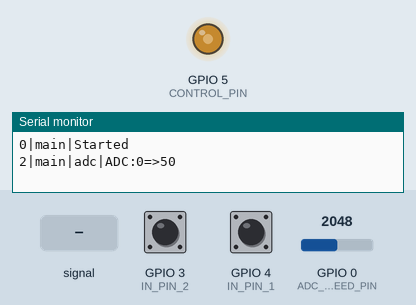
Recording of a program running on a simulated ESP32-C3. On the bench: output pins drawn as LEDs (lit = HIGH), the last lines printed to the serial monitor. The test bench sets the inputs (shaded band); at power-on: GPIO 0 (ADC_MOTOR_SPEED_PIN) = 2048, GPIO 3 (IN_PIN_2) HIGH, GPIO 4 (IN_PIN_1) HIGH (analog values on the 0–4095 scale).

Above: at 1.2 s.
1.3 s: GPIO 0 (ADC_MOTOR_SPEED_PIN) fed a 200 Hz sine of ±327 counts around its level
4.3 s: GPIO 0 (ADC_MOTOR_SPEED_PIN) set to 3603
At 5.8 s:
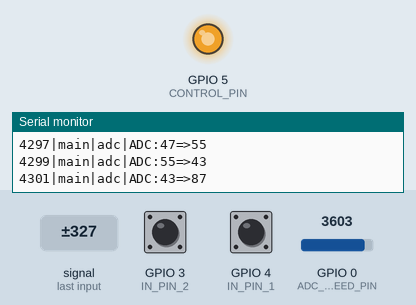
6.5 s: GPIO 0 (ADC_MOTOR_SPEED_PIN) set to 491
At 6.9 s:
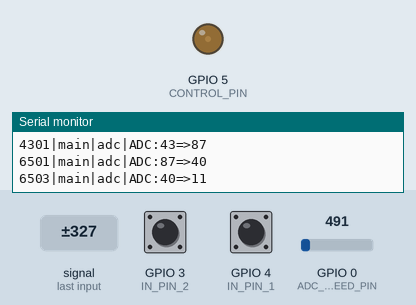
9.5 s: GPIO 3 (IN_PIN_2) pulled LOW for 1 s
12.0 s: GPIO 4 (IN_PIN_1) pulled LOW for 0.15 s
At 13.4 s:
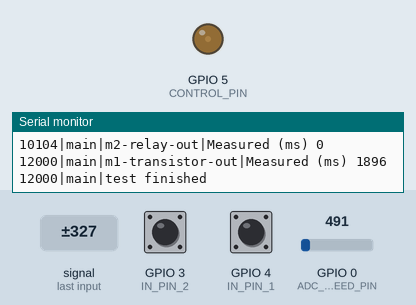
Timing chart, 0 to 14.6 s (numbered marks = the images above; inputs shaded):
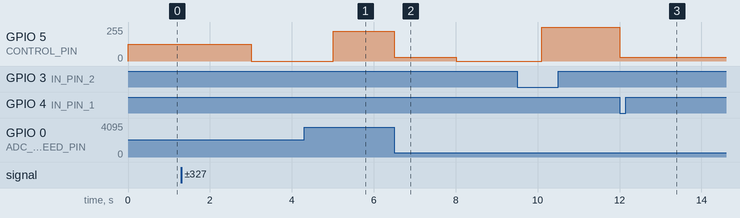

Measured:
- after the input at 4.3 s, GPIO 5 (CONTROL_PIN): 0/255 → 222/255 after 0.71 s
- after the input at 6.5 s, GPIO 5 (CONTROL_PIN): 222/255 → 28/255 at once, → 0/255 1.5 s later
- after the input at 12.0 s, GPIO 5 (CONTROL_PIN): 255/255 → 28/255 at once

The program:

main.cpp
```cpp
#include <Arduino.h>
#include <LoopTracker.h>
#include <hardware/Debug.h>
#include <hardware/PWM.h>
#include <DelayMeasure.h>
#include <hardware/ADC.h>
#include <MotorController.h>
#pragma region PINS
constexpr uint8_t CONTROL_PIN = 5;
constexpr uint8_t IN_PIN_1 = 4;
constexpr uint8_t IN_PIN_2 = 3;
constexpr uint8_t ADC_MOTOR_SPEED_PIN = 0;
#pragma endregion

Debug dbg("main");
PWM motors(CONTROL_PIN, dbg.Scoped("control", NONE_LEVEL));
DelayMeasure measure1(IN_PIN_1, LOW, dbg.Scoped("m1-transistor-out"));
DelayMeasure measure2(IN_PIN_2, LOW, dbg.Scoped("m2-relay-out"));
ADC adc(ADC_MOTOR_SPEED_PIN, 12, dbg.Scoped("adc"), 5);

MotorController motorsController(motors, adc, measure1, measure2, dbg);

void setup()
{
  Serial.begin(115200);
  adc.init();
  motors.init();
  measure1.init();
  measure2.init();
  motorsController.begin();
  dbg.print("Started");
}

void loop()
{
  static LoopTracker loopTracker(dbg.Scoped("loop"));
  loopTracker.loopStart();

  motorsController.tick();

  loopTracker.loopEnd();
}
```

DelayMeasure.h
```cpp
#pragma once
#include <Arduino.h>
#include <hardware/Debug.h>

class DelayMeasure
{
  ulong _tick;
  uint8_t _pin;
  int _awaitingValue;
  Debug &dbg;

public:
  DelayMeasure(uint8_t pin, int awaitingValue, Debug &dbg) : _pin(pin), _awaitingValue(awaitingValue), dbg(dbg)
  {
  }

  void init()
  {
    pinMode(_pin, _awaitingValue == LOW ? INPUT_PULLUP : INPUT_PULLDOWN);
  }

  bool isCompleted()
  {
    return _tick == 0;
  }

  void checkBeforeStart()
  {
    if (digitalRead(_pin) == _awaitingValue)
    {
      dbg.print("ERR: not expected value before start");
    }
  }

  void onStart()
  {
    _tick = millis();
  }

  void tick()
  {
    if (_tick > 0)
    {
      if (digitalRead(_pin) == _awaitingValue)
      {
        auto elapsed = millis() - _tick;
        dbg.print("Measured (ms) " + String(elapsed));
        _tick = 0;
      }
    }
  }
};
```

LoopTracker.h
```cpp
#pragma once
#include <Arduino.h>
#include <hardware/Debug.h>
#include <Config.h>

class LoopTracker
{
    uint32_t i = 0;
    bool track = false;
    uint32_t startedAt = 0;
    Debug &dbg;

public:
    LoopTracker(Debug &dbg) : dbg(dbg)
    {
    }
    void loopStart()
    {
        if (i == 0)
            startedAt = millis();
        i++;
        track = i % Config::LOOP_TRACK_ITERATIONS == 0;
    }

    void loopEnd()
    {
        if (track)
        {
            uint32_t now = millis();
            auto elapsed = now - startedAt;
            dbg.print(String(elapsed) + "ms / " + String(Config::LOOP_TRACK_ITERATIONS) + " iters");
            startedAt = now;
        }
    }
};
```

MotorController.h
```cpp
#pragma once
#include <Arduino.h>
#include <Config.h>
#include <hardware/PWM.h>
#include <hardware/Debug.h>
#include <hardware/ADC.h>
#include <DelayMeasure.h>

class MotorController
{
    enum class State : uint8_t { MotorsOn, MotorsOff, Testing };

    PWM &_motors;
    ADC &_adc;
    DelayMeasure &_m1;
    DelayMeasure &_m2;
    Debug &_dbg;
    State _state = State::MotorsOn;
    uint32_t _stateAt = 0;
    ulong _lastTestAt = 0;
    bool _testMeasuring = false;

    void transition(State next)
    {
        _state = next;
        _stateAt = millis();
    }

public:
    MotorController(PWM &motors, ADC &adc, DelayMeasure &m1, DelayMeasure &m2, Debug &dbg)
        : _motors(motors), _adc(adc), _m1(m1), _m2(m2), _dbg(dbg) {}

    void begin()
    {
        _motors.on();
        _lastTestAt = millis();
        transition(State::MotorsOn);
    }

    void tick()
    {
        uint32_t now = millis();

        if (_state != State::Testing)
            _motors.power(_adc.percent());

        if (_state != State::Testing && now - _lastTestAt >= Config::RUN_TEST_EVERY_MS)
        {
            _dbg.print("running test");
            _motors.off();
            _testMeasuring = false;
            transition(State::Testing);
            return;
        }

        switch (_state)
        {
        case State::MotorsOn:
            if (now - _stateAt >= Config::MOTORS_ON_MS)
            {
                _motors.off();
                transition(State::MotorsOff);
            }
            break;
        case State::MotorsOff:
            if (now - _stateAt >= Config::MOTORS_OFF_MS)
            {
                _motors.on();
                transition(State::MotorsOn);
            }
            break;
        case State::Testing:
            if (!_testMeasuring)
            {
                if (now - _stateAt >= 100)
                {
                    _m1.checkBeforeStart();
                    _m2.checkBeforeStart();
                    _motors.power(100);
                    _motors.on();
                    _m1.onStart();
                    _m2.onStart();
                    _testMeasuring = true;
                }
            }
            else
            {
                _m1.tick();
                _m2.tick();
                if (_m1.isCompleted() && _m2.isCompleted())
                {
                    _dbg.print("test finished");
                    _lastTestAt = millis();
                    transition(State::MotorsOn);
                }
            }
            break;
        }
    }
};
```

ADC.h
```cpp
#pragma once
#include <Arduino.h>
#include <hardware/Debug.h>

class ADC
{
private:
    uint8_t _pin;
    static constexpr uint8_t HYSTERESIS = 100;
    static constexpr uint8_t HYSTERESIS_PERCENTS = 1;

public:
    uint8_t _lastPercents;
    uint16_t _lastValue;
    u_int16_t _resolution;
    uint8_t _treatAsZeroPercents;
    Debug &dbg;
    ADC(uint8_t pin, u_int16_t resolution, Debug &dbg, uint8_t treatAsZeroPercents) : _pin(pin), _resolution(resolution), dbg(dbg),
                                                                                      _treatAsZeroPercents(treatAsZeroPercents)
    {
    }

    void init()
    {
        pinMode(_pin, INPUT);
        analogReadResolution(_resolution);
    }

    uint8_t percent()
    {
        static constexpr uint8_t SAMPLES = 16;
        int32_t sum = 0;
        for (uint8_t i = 0; i < SAMPLES; i++)
            sum += analogRead(_pin);
        auto value = (int)(sum / SAMPLES);

        if (abs(_lastValue - value) < HYSTERESIS)
        {
            return _lastPercents;
        }
        _lastValue = value;
        auto newValue = (uint8_t)((float)value / ((1u << _resolution) - 1) * 100);

        if (abs(_lastPercents - newValue) >= HYSTERESIS_PERCENTS)
        {
            dbg.print(String("ADC:") + String(_lastPercents) + "=>" + newValue);
        }
        if (newValue < _treatAsZeroPercents)
        {
            newValue = 0;
        }
        _lastPercents = newValue;
        return _lastPercents;
    }
};
```

Debug.h
```cpp
#pragma once
#include <Arduino.h>

#define ALL_LEVEL 0
#define INHERIT_LEVEL -1
#define NONE_LEVEL 99

#define _NAME(x) #x
class Debug
{
  static constexpr const char *DELIM = "|";

  String scope;
  int level;

public:
  Debug(const String &scope, int level = ALL_LEVEL)
      : scope(scope + DELIM), level(level) {}

  void print(const String &str)
  {
    if (level > 0)
      return;
    Serial.print(millis());
    Serial.print(DELIM);
    Serial.print(scope);
    Serial.println(str);
  }

  void print(const int value) { print(String(value)); }

  Debug &Scoped(const String &subscope, int lvl = INHERIT_LEVEL)
  {
    lvl = lvl < 0 ? level : lvl;
    return *(new Debug(scope + subscope, lvl));
  }

  template <typename T>
  void append(const T &val) { Serial.print(val); }

  template <typename T>
  void dumpChange(String what, T from, T to)
  {
    print(what + String(": ") + (int)from + String("=>") + (int)to);
  }
};
```

PWM.h
```cpp
#pragma once
#include <Arduino.h>
#include <driver/ledc.h>
#include <hardware/Debug.h>

class PWM
{
  static constexpr uint32_t FREQ_HZ = 20000;
  static constexpr ledc_timer_bit_t RESOLUTION = LEDC_TIMER_10_BIT;
  static constexpr uint32_t MAX_DUTY = (1 << RESOLUTION) - 1;

  uint8_t _pin;
  ledc_channel_t _channel;
  ledc_timer_t _timer;
  Debug &dbg;

  uint32_t _duty = MAX_DUTY;
  bool _on = false;

  void applyDuty(uint32_t duty)
  {
    ledc_set_duty(LEDC_LOW_SPEED_MODE, _channel, duty);
    ledc_update_duty(LEDC_LOW_SPEED_MODE, _channel);
  }

public:
  explicit PWM(uint8_t pin, Debug &dbg,
               ledc_channel_t channel = LEDC_CHANNEL_0,
               ledc_timer_t timer = LEDC_TIMER_0)
      : _pin(pin), _channel(channel), _timer(timer), dbg(dbg) {}

  void init()
  {
    ledc_timer_config_t timerCfg = {
        .speed_mode = LEDC_LOW_SPEED_MODE,
        .duty_resolution = RESOLUTION,
        .timer_num = _timer,
        .freq_hz = FREQ_HZ,
        .clk_cfg = LEDC_AUTO_CLK,
    };
    ledc_timer_config(&timerCfg);

    ledc_channel_config_t channelCfg = {
        .gpio_num = _pin,
        .speed_mode = LEDC_LOW_SPEED_MODE,
        .channel = _channel,
        .intr_type = LEDC_INTR_DISABLE,
        .timer_sel = _timer,
        .duty = 0,
        .hpoint = 0,
    };
    ledc_channel_config(&channelCfg);
  }

  void on()
  {
    _on = true;
    applyDuty(_duty);
  }

  void off()
  {
    _on = false;
    applyDuty(0);
  }

  void power(uint8_t percents)
  {
    if (percents > 100) percents = 100;
    _duty = map(percents, 0, 100, 0, MAX_DUTY);
    dbg.print(String("PWM:") + percents + "% duty=" + _duty);
    if (_on)
      applyDuty(_duty);
  }
};
```

Config.h
```cpp
#pragma once
#include <Arduino.h>

struct Config
{
    static constexpr unsigned long BLINK_TIME_MS = 100;
    static constexpr uint8_t DEBOUNCE_MS = 20;
    static constexpr ulong RUN_TEST_EVERY_MS = 10000;
    static constexpr uint16_t LONG_PRESS_MS = 3000;
    static constexpr uint32_t LOOP_TRACK_ITERATIONS = 100000;
    static constexpr uint16_t MOTORS_ON_MS = 3000;
    static constexpr uint16_t MOTORS_OFF_MS = 2000;
};
```
